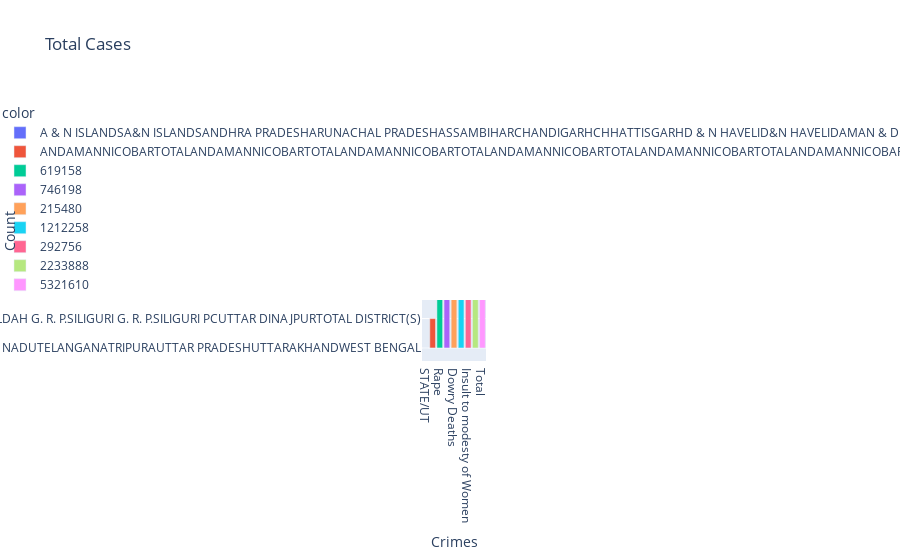

Source (notebook cell):
### Markdown cell above
# plotting

### Code cell
# state vs total crimes
sorted_df=all_crimes.sort_values("Total",ascending=False)
fig=px.bar(x=tf["index"],y=tf[0],color=tf[0],labels={"x":"Crimes","y":"Count"},title="Total Cases",color_continuous_scale="burg")
fig.show()
